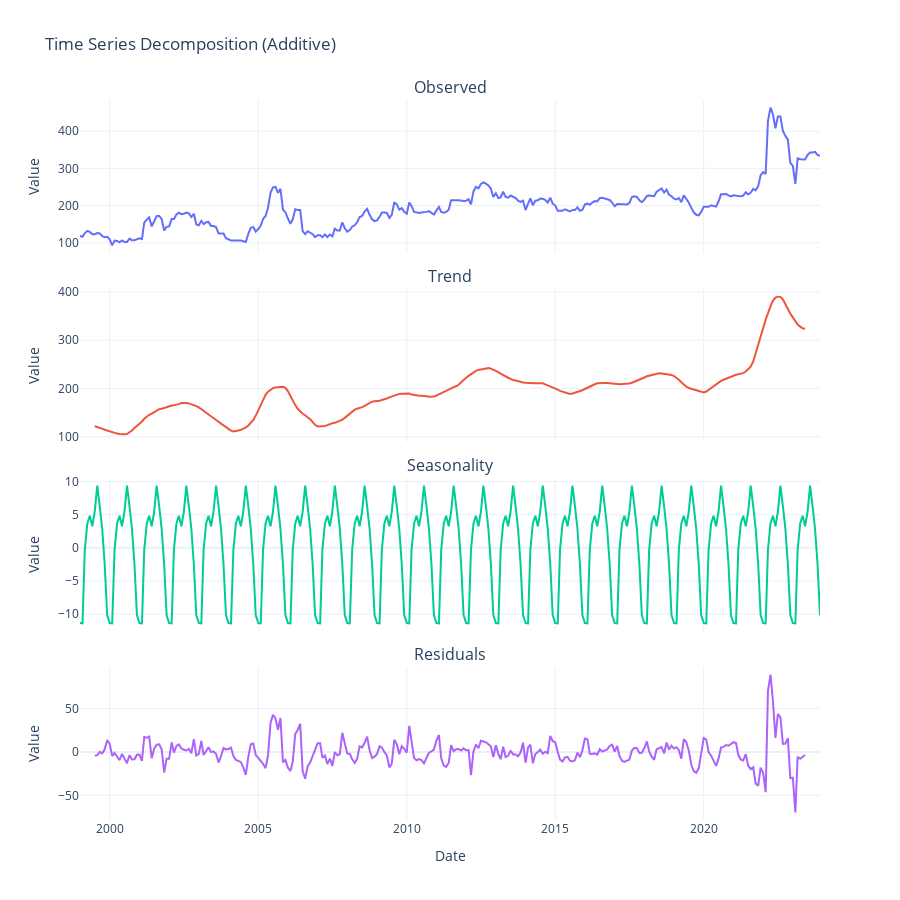

Notebook code for this chart:
### Code cell
# %% [5] — Time series decomposition
df_ts = df_ts.asfreq('MS')
decomposition = seasonal_decompose(df_ts['Price'], model='additive')

fig = make_subplots(rows=4, cols=1, shared_xaxes=True, vertical_spacing=0.05,
                    subplot_titles=("Observed", "Trend", "Seasonality", "Residuals"))

fig.add_trace(go.Scatter(x=decomposition.observed.index, y=decomposition.observed, name="Observed"), row=1, col=1)
fig.add_trace(go.Scatter(x=decomposition.trend.index, y=decomposition.trend, name="Trend"), row=2, col=1)
fig.add_trace(go.Scatter(x=decomposition.seasonal.index, y=decomposition.seasonal, name="Seasonal"), row=3, col=1)
fig.add_trace(go.Scatter(x=decomposition.resid.index, y=decomposition.resid, name="Residuals"), row=4, col=1)

fig.update_layout(height=900, title_text="Time Series Decomposition (Additive)",
                  showlegend=False, template="plotly_white")
fig.update_xaxes(title_text="Date", row=4, col=1)
fig.update_yaxes(title_text="Value")
fig.show()

### Figure 1 — Plotly figure (JSON) as saved in the notebook; plotly's stock layout.template omitted (floating-point values rounded to 4 significant figures; data arrays with more than 128 entries replaced by an {"elided": "..."} marker saying what was removed)
{"data": [{"name": "Observed", "type": "scatter", "x": {"elided": "300 str values"}, "xaxis": "x", "y": {"elided": "300 float values"}, "yaxis": "y"}, {"name": "Trend", "type": "scatter", "x": {"elided": "300 str values"}, "xaxis": "x2", "y": {"elided": "300 float values"}, "yaxis": "y2"}, {"name": "Seasonal", "type": "scatter", "x": {"elided": "300 str values"}, "xaxis": "x3", "y": {"elided": "300 float values"}, "yaxis": "y3"}, {"name": "Residuals", "type": "scatter", "x": {"elided": "300 str values"}, "xaxis": "x4", "y": {"elided": "300 float values"}, "yaxis": "y4"}], "layout": {"annotations": [{"font": {"size": 16}, "showarrow": false, "text": "Observed", "x": 0.5, "xanchor": "center", "xref": "paper", "y": 1, "yanchor": "bottom", "yref": "paper"}, {"font": {"size": 16}, "showarrow": false, "text": "Trend", "x": 0.5, "xanchor": "center", "xref": "paper", "y": 0.7375, "yanchor": "bottom", "yref": "paper"}, {"font": {"size": 16}, "showarrow": false, "text": "Seasonality", "x": 0.5, "xanchor": "center", "xref": "paper", "y": 0.475, "yanchor": "bottom", "yref": "paper"}, {"font": {"size": 16}, "showarrow": false, "text": "Residuals", "x": 0.5, "xanchor": "center", "xref": "paper", "y": 0.2125, "yanchor": "bottom", "yref": "paper"}], "height": 900, "showlegend": false, "title": {"text": "Time Series Decomposition (Additive)"}, "xaxis": {"anchor": "y", "domain": [0, 1], "matches": "x4", "showticklabels": false}, "xaxis2": {"anchor": "y2", "domain": [0, 1], "matches": "x4", "showticklabels": false}, "xaxis3": {"anchor": "y3", "domain": [0, 1], "matches": "x4", "showticklabels": false}, "xaxis4": {"anchor": "y4", "domain": [0, 1], "title": {"text": "Date"}}, "yaxis": {"anchor": "x", "domain": [0.7875, 1], "title": {"text": "Value"}}, "yaxis2": {"anchor": "x2", "domain": [0.525, 0.7375], "title": {"text": "Value"}}, "yaxis3": {"anchor": "x3", "domain": [0.2625, 0.475], "title": {"text": "Value"}}, "yaxis4": {"anchor": "x4", "domain": [0, 0.2125], "title": {"text": "Value"}}}}
